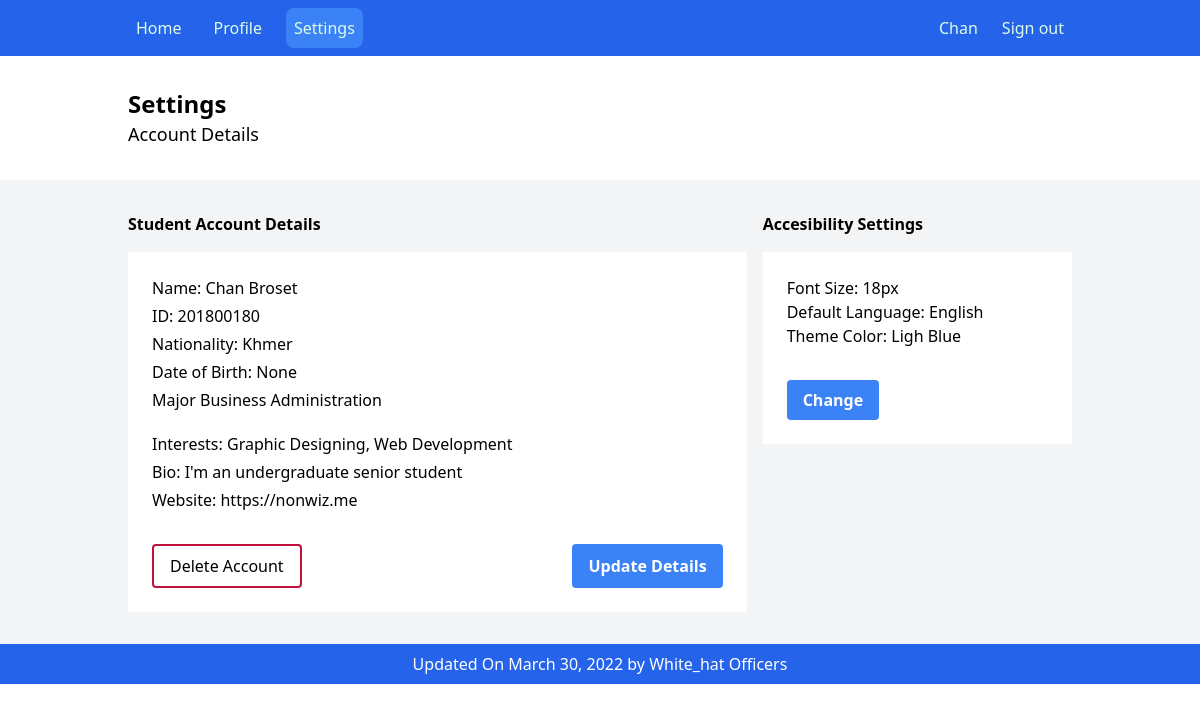
The page /settings (signed in) on the database its author committed.
### spapp/models.py (models this page shows, shortened)
class Student(models.Model):
    user = models.OneToOneField(User, on_delete=models.CASCADE)
    id_number = models.CharField(max_length=10, unique=True, null=True)
    date_of_birth = models.DateField(null=True)
    nationality = models.CharField(max_length=30, null=True)
    major = models.ForeignKey(Major, on_delete=models.CASCADE, null=True)
    bio_char = models.CharField(max_length=200, null=True)
    interests = models.CharField(max_length=100, null=True)
    phone_number = models.CharField(max_length=12, null=True)
    image = models.ImageField(
        upload_to='theme/static/user_image', null=True, default="theme/static/user_image/default-image.png")
    website = models.CharField(max_length=50, null=True)

class Major(models.Model):
    degree = models.ForeignKey(Degree, on_delete=models.CASCADE)
    name = models.CharField(max_length=30)
    def __str__(self):
        return f"{self.name}"

### spapp/views.py (the view, shortened to what this page needs)
# urls.py: path("settings", views.SettingsPage.as_view(), name="settings"),
class SettingsPage(LoginRequiredMixin, generic.TemplateView):
    login_url = 'spapp:login'
    template_name = "pages/student/settings.html"
    form_update_student = StudentForm
    def get_context_data(self, **kwargs):
        context = super().get_context_data(**kwargs)
        try:
            context['student'] = get_object_or_404(
                Student, user=self.request.user)
            context['update_student'] = self.form_update_student(
                instance=context["student"])
            context['account_status'] = not bool(
                len(AccountRemovalRequest.objects.filter(student=self.request.user.student)))
            return context
        except:
            messages.add_message(
                self.request, messages.WARNING, "You are not a student")
            return context

### theme/templates/pages/student/settings.html (shortened to what this page needs)
{% extends "components/student/layout.html" %}
{% block content %}
<section class="py-8 px-16 md:px-32 xl:px-48  flex justify-between  gap-4 flex-col lg:flex-row ">
  <div>
    <p class="text-xl md:text-2xl xl:text-3xl font-bold">Settings</p>
    <span class="text-lg">Account Details</span>
  </div>
</section>
<section class="py-8 px-16 md:px-32 xl:px-48 bg-gray-100 flex justify-between  gap-4 flex-col lg:flex-row ">
  <div class="w-2/3">
    <span class="font-bold">Student Account Details</span>
    <div class="flex flex-col gap-4 mt-4 ">
      <div class="bg-white p-6 ">
        <div >
          <div class="mb-5 flex flex-col gap-1">
            <p class="font-medium">Name: <span class="font-normal"> {{ user.first_name }} {{ user.last_name}}  </span></p>
            <p class="font-medium">ID: <span class="font-normal"> {{ student.id_number }} </span></p>
            <p class="font-medium">Nationality: <span class="font-normal"> {{ student.nationality }}</span></p>
            <p class="font-medium">Date of Birth: <span class="font-normal"> {{ student.date_of_birth }}</span></p>
 <p class="font-medium">Major <span class="font-normal"> {{ student.major }}</span></p>
          </div>
          <div class="flex flex-col gap-1">
            <p class="font-medium">Interests: <span class="font-normal"> {{ student.interests }}</span></p>
            <p class="font-medium">Bio: <span class="font-normal"> {{ student.bio_char }}</span></p>
            <p class="font-medium">Website: <span class="font-normal"> {{ student.website }}</span></p>
          </div>
          <div class="flex justify-between mt-8">
            <a href="{% url 'spapp:req_remove_account' %}" class="border-2 border-rose-700 hover:bg-rose-700 text-black hover:text-white  py-2 px-4 rounded">
              Delete Account
            </a>
            <button class="bg-blue-500 hover:bg-blue-700 text-white font-bold py-2 px-4 rounded" onClick="handleUpdate()">
              Update Details
            </button>
          </div>
        </div>
      </div>
    </div>
  </div>
  <div class="w-1/3">
    <span class="font-bold">Accesibility Settings</span>
    <div class="bg-white p-6 mt-4">
      <p class="font-medium">Font Size: <span class="font-normal"> 18px</span></p>
      <p class="font-medium">Default Language: <span class="font-normal"> English </span></p>
      <p class="font-medium">Theme Color: <span class="font-normal"> Ligh Blue </span></p>
      <button class="mt-8 bg-blue-500 hover:bg-blue-700 text-white font-bold py-2 px-4 rounded">
        Change
      </button>
    </div>
  </div>
</section>
{% endblock %}

### theme/templates/components/student/header.html (shortened to what this page needs)
{% with home="/" profile="/profile" settings="/settings" rp=request.get_full_path %}
<div class="px-16 md:px-32 xl:px-48 bg-blue-600 py-2 flex justify-between w-full text-green-100">
  <div class="flex gap-4">
    <a class='p-2 {% if rp == home %} bg-blue-500 rounded-lg  {% endif %}' href="{{ home }}"> Home </a>
    <a class='p-2 {% if rp == profile %} bg-blue-500 rounded-lg  {% endif %}' href="{{ profile }}"> Profile </a>
    <a class='p-2 {% if rp == settings %} bg-blue-500 rounded-lg  {% endif %}' href="{{ settings }}"> Settings </a>
  </div>
  <div class="flex gap-2">
    <a class="p-2">{{ user.first_name }}</a>
    <a href="{% url 'spapp:logout' %}" class="p-2 rounded-lg hover:bg-red "> Sign out </a>
  </div>
</div>
{% endwith %}

### rows shown on the page
Student: id_number "201800180", nationality "Khmer", date_of_birth "None", major "Business Administration", interests "Graphic Designing, Web Development", bio_char "I'm an undergraduate senior student", website "https://nonwiz.me"

### other values the page prints
{{ user.first_name }} "Chan"
{{ user.last_name }} "Broset"
